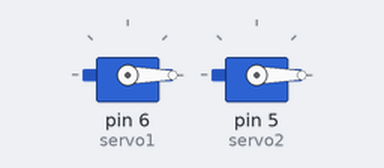
The sketch below on a simulated Arduino Uno, built with avr-gcc and run on an emulated ATmega328P. Parts: 2 × servo.

Above: at 0.05 s.
At 1.05 s:
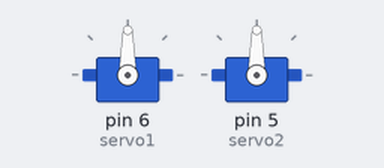
At 1.75 s:
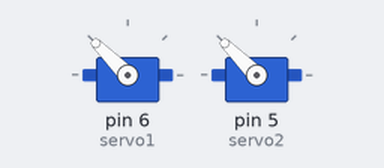
At 3.5 s:
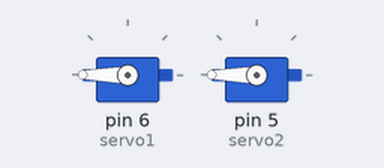
Timing chart, 0 to 8.1 s (numbered marks = the images above):
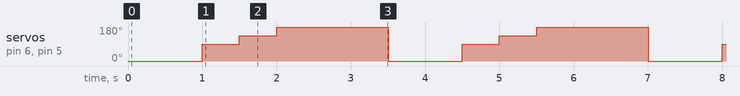

The sketch:

two_servo_motor_control_system1.ino
```cpp
/*
     Two-servo motor control system

     Task when intren in Smart methods
*/

//Import to using the Arduino Servo Library
#include <Servo.h>

// Create servo objects to control a servo
Servo servo1;
Servo servo2;

void setup() {
  /*
    min (optional): the pulse width, in microseconds, corresponding to the minimum (0-degree)
    angle on the servo (defaults to 544)

    max (optional): the pulse width, corresponding to the maximum (180-degree)
    angle on the servo (defaults to 2400)
  */

  //Attach the Servo variable to a pin with (pin, min, max)
  servo1.attach(6,600,2300);
  servo2.attach(5,600,2300);

}
void loop() {
  // Tell servo to go to a particular angle (Defulat)
  servo1.write(0);
  servo2.write(0);

  // Delay n milliseconds
  delay(1000);

  servo1.write(90);
  servo2.write(90);

  delay(500);

  servo1.write(135);
  servo2.write(135);

  delay(500);

  servo1.write(180);
  servo2.write(180);

  delay(1500);
}
```

Measured:
- by itself, servo on pin 6 (servo1), servo on pin 5 (servo2): repeats every 3.5 s: 135° 0.50 s, 180° 1.5 s, 0° 1.0 s, 90° 0.50 s
